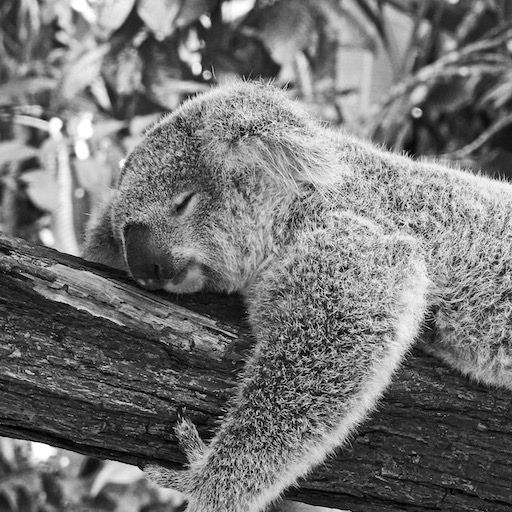
#> input picture Koala.jpg, 512 x 512 px
$ python NoisyImagePlot.py
#> lines starting #> are read from the running program, lines starting #| are printed output that depends on the picture
### WaveletTransform/TwoDWaveletTransformer.py
import pywt
import numpy as np
import math

def get2DWaveletCoefficients(signal, wavelet="haar", mode="smooth"):
    wavedec2 = pywt.wavedec2(signal, wavelet, mode=mode)
    hsm = wavedec2[0]
    wave_dec= wavedec2[1:]
    wave_dct = {}
    for idx_one, array_one in enumerate(wave_dec):
        [cH, cV, cD] = list(map(lambda x: x.flatten(), array_one))
        for idx_two, (this_cH, this_cV, this_cD) in enumerate(zip(cH, cV, cD)):
            wave_dct[(idx_one, idx_two)] = {"cH": this_cH, "cV": this_cV, "cD": this_cD}
    return hsm, wave_dct

# [31 lines left out: function inverse2DDWT, not called in this run]


# hsm ,wave_dct = get2DWaveletCoefficients(np.arange(8*8).reshape((8, 8)), "haar", "smooth")
# inverse_signal = inverse2DDWT((hsm, wave_dct), "haar", "smooth")
# print("inverse signal", inverse_signal)

### Tree/TwoDimBesovForest.py
from dataclasses import dataclass
import Tree.TwoDimBesovTree as tbt


class TwoDimBesovForest:
    """"One or multiple Two Dim Besov Trees"""
    def __init__(self, wavelet_coefficients, beta, max_level, start_level=0):
        self.wavelet_coefficients = wavelet_coefficients
        self.beta = beta
        self.max_level = max_level
        self.start_level = start_level

    def initializeForest(self):
        forest = {}
        for i in self.wavelet_coefficients:
            # all nodes in the first level are the root of a subtree
            if i[0] == 0:
                forest[i[1]] = {i: self.wavelet_coefficients[i]}
            # not first level
            else:
                # one of the trees in forest should contain the parent
                for j in forest:
                    if (i[0] - 1, i[1] // 4) in forest[j]:
                        forest[j][i] = self.wavelet_coefficients[i]
                        break
        return forest

    # This function causes all elements of the forest to be rooted at (0,0), thereby setting all
    # subnodes to the usual conventions wrt parent-children indexing
    def setRootTo0_0ForAllSubtrees(self, forest):
        forestCorrectedRoots = {}
        for el in forest:
            subTree = forest[el]
            newSubtree = {}
            for index in subTree:
                new_index = index[1] - 4 ** (index[0]) * el
                newSubtree[(index[0], new_index)] = subTree[index]
            forestCorrectedRoots[el] = newSubtree
        return forestCorrectedRoots

    # [10 lines left out: function unsetRootFrom0_0ForAllSubtrees, not called in this run]

    def runTwoDimBesovTreeAlgorithmPerTree(self,forest):
        new_coeffs = {}
        for el in forest:
            subTree = forest[el]
            subBesovTree = tbt.TwoDimBesovTree(subTree, self.beta, self.max_level, start_level=self.start_level)
            thisCoefficients = subBesovTree.getMinimizingPosteriorCoefficients()
            new_coeffs[el] = thisCoefficients
        return new_coeffs

    # [5 lines left out: function flattenDict, not called in this run]

    def getMinimizingPosteriorCoefficients(self):
        forest = self.initializeForest()
        indicesTransformedForest = self.setRootTo0_0ForAllSubtrees(forest)
        new_coeffs = self.runTwoDimBesovTreeAlgorithmPerTree(indicesTransformedForest)
        invertedIndicesForest = self.unsetRootFrom0_0ForAllSubtrees(new_coeffs)
        flattenedForest = self.flattenDict(invertedIndicesForest)
        return flattenedForest

### MakePlot/NoisyImagePlot.py
from PIL import Image
import numpy as np
import WaveletTransform.TwoDWaveletTransformer as wt2d
import Tree.TwoDimBesovForest as tbt
import matplotlib.pyplot as plt


def getNonZeroCoefficients(coeffDict):
    sum = 0
    for coeff in coeffDict.values():
        if coeff["cH"] > 0 or coeff["cV"] > 0 or coeff["cD"] > 0:
            sum += 1
    return sum

def calcMSE(img1, img2):
    return np.mean((img1 - img2) ** 2)

def imageToArray(path):
#> called with path = '../Koala.jpg'
    img = Image.open(path).convert("L")
    return np.asarray(img)/255

def arrayToImage(arr):
    return Image.fromarray(arr*255)

def findMSEBetaValue(beta, wt, hsm, y, wavelet, mode, saveImg=False, savePath=None):
    tree = tbt.TwoDimBesovForest(wt, beta, 6)
    new_coeffs = tree.getMinimizingPosteriorCoefficients()
    new_img = wt2d.inverse2DDWT((hsm, new_coeffs), wavelet, mode)
    mse = calcMSE(y, new_img)
    if saveImg:
        arrayToImage(new_img).convert("L").save(savePath)
    return mse

def analysis(beta_values, img_path, wavelet, mode):
    y = imageToArray(img_path)
    sd = 0.1
    y_noise = y + np.random.normal(0, sd, y.shape)
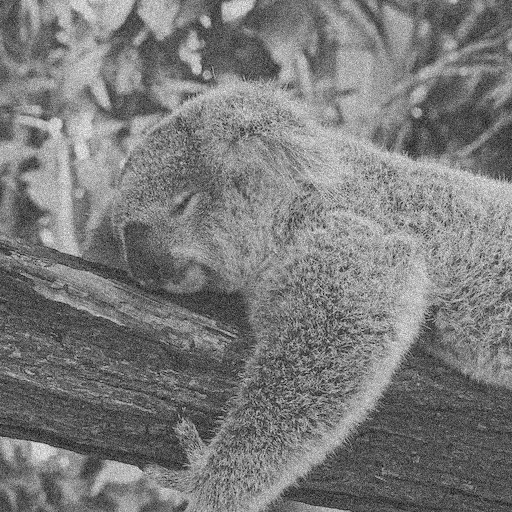
#> y_noise: shape (512, 512) float64; min -0.362, max 1.33, mean 0.455; drawn with min black and max white
    Image.fromarray(y_noise*255).convert("L").show("Noisy Image")
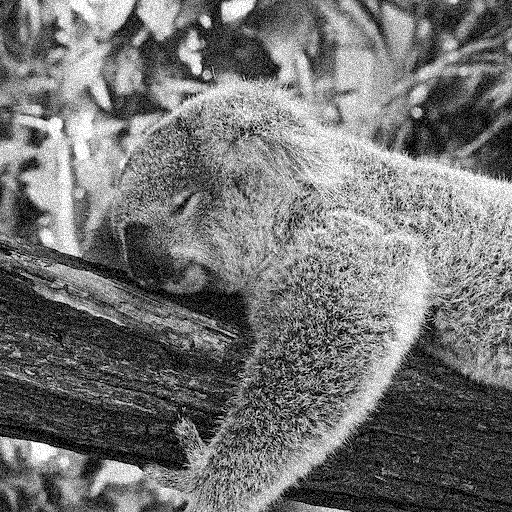
#> shown: PIL image 512x512 L; min 0, max 255, mean 115.6
    # Image.fromarray(y_noise*255).convert("L").save(f"../plots/NoisyKoala0.01/y_noise_{img_path.split('/')[-1]}")
    hsm, wt = wt2d.get2DWaveletCoefficients(y_noise, wavelet, mode)
#> in get2DWaveletCoefficients, `wavedec2 = pywt.wavedec2(signal, wavelet, mode=mode)`: wavedec2 = 8 items
#> in get2DWaveletCoefficients, `hsm = wavedec2[0]`: hsm = [[30.99, 53.03, 57.15, 42.64], [44.66, 76.46, 64.03, 80.7], [78.99, 62.98, 63.65, 87.2], [53.29, 34.69, 34.64, 65.8]]
#> in get2DWaveletCoefficients, `wave_dec= wavedec2[1:]`: wave_dec = 7 items
#> the loop in get2DWaveletCoefficients, `for idx_one, array_one in enumerate(wave_dec):` made 7 passes
#> after the loop in get2DWaveletCoefficients, `for idx_one, array_one in enumerate(wave_dec):`: wave_dct = 87376 items
#> wt = 87376 items
    mses = []
    for beta in beta_values:
        mse = findMSEBetaValue(beta, wt, hsm, y,wavelet, mode, saveImg=False, savePath=f"../plots/NoisyKoala{sd}/y_recon_beta_{wavelet}_{mode}_{beta}_{img_path.split('/')[-1]}")
        mses.append(mse)
#> after the loop, mses = []
    plt.plot(beta_values, mses)
    plt.title(f"MSE for different beta values on a noisy version of {img_path}")
    plt.xlabel("Beta")
    plt.ylabel("MSE")
    plt.show()

if __name__ == "__main__":
    analysis([0.1,0.2,0.3,0.4,0.45,0.475,0.49,0.495,0.51,0.55,0.60], "../Koala.jpg", "db2", "per")
#> (the call stopped at in runTwoDimBesovTreeAlgorithmPerTree, `subBesovTree = tbt.TwoDimBesovTree(subTree, self.beta, self.max_level,..`: Tree is not available in this run)

$ run again, with cloud_dalle.png saved as Koala.jpg
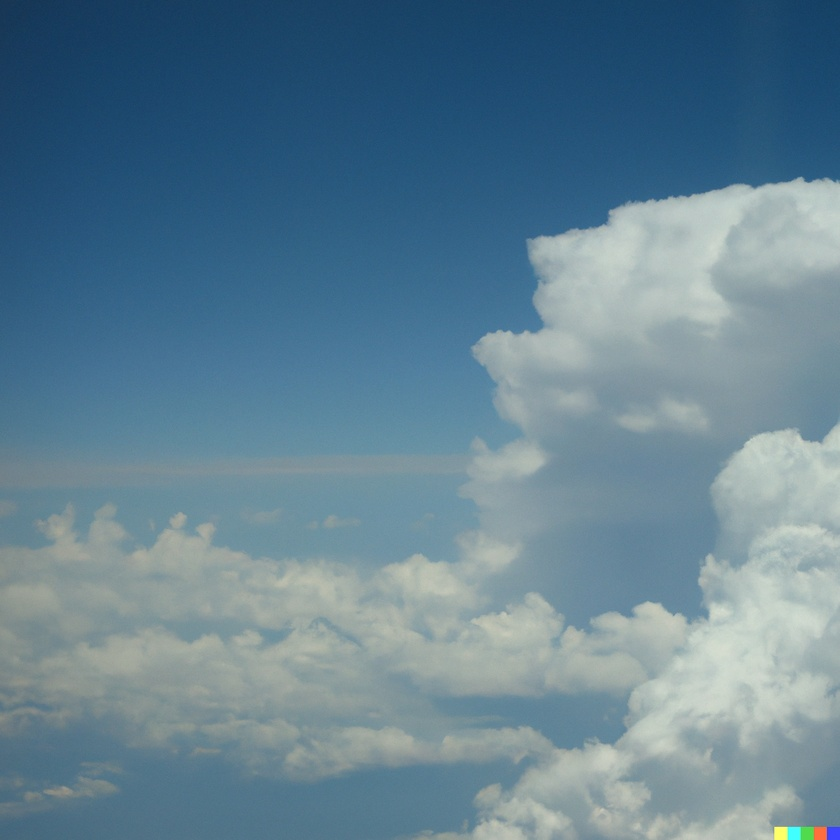
#> input picture cloud_dalle.png, 840 x 840 px, shrunk from 1024 x 1024 before the run
#> in imageToArray, `img = Image.open(path).convert("L")`:
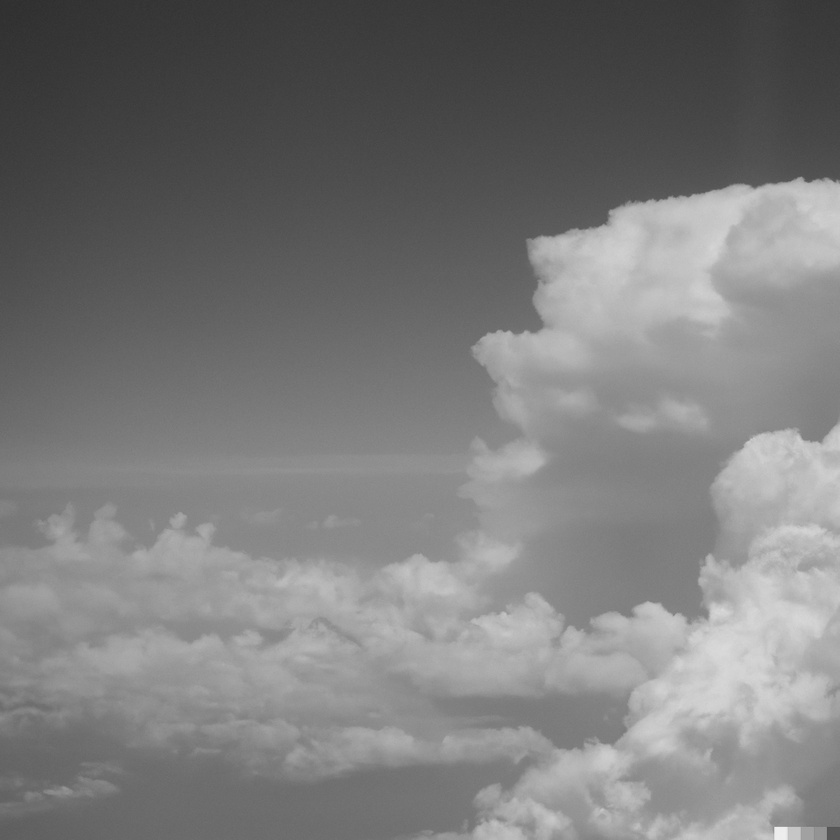
#> img: PIL image 840x840 L; min 46, max 241, mean 122.2
#> in analysis, `y_noise = y + np.random.normal(0, sd, y.shape)`:
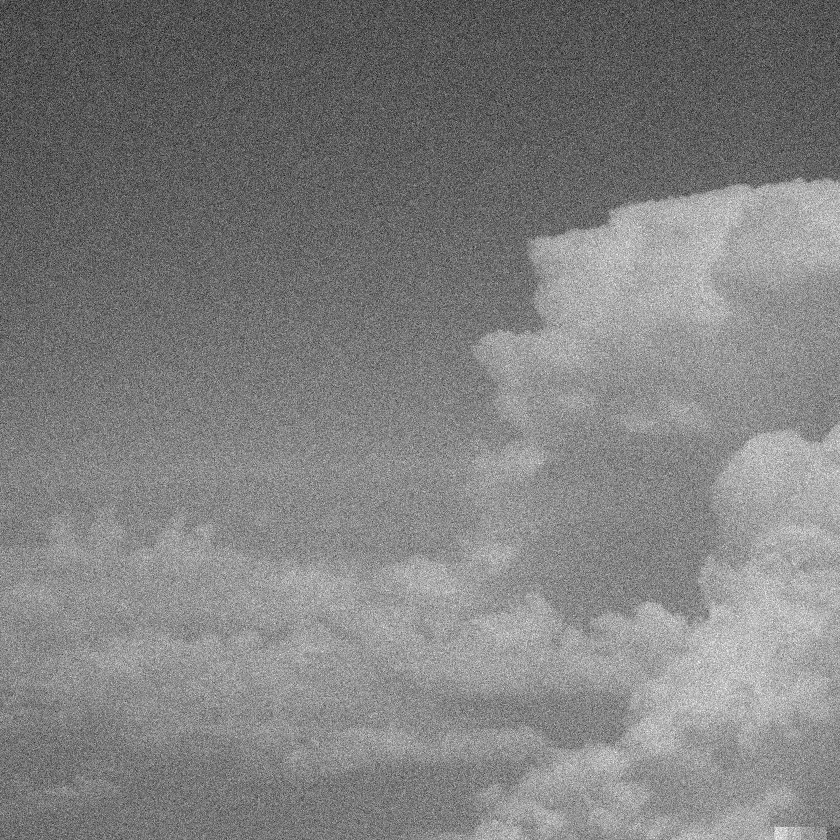
#> y_noise: shape (840, 840) float64; min -0.25, max 1.2, mean 0.479; drawn with min black and max white
#> wavedec2 = 9 items
#> in get2DWaveletCoefficients, `hsm = wavedec2[0]`: hsm = [[124.9, 105.2, 123.3, 149], [116.5, 70.92, 78.3, 124.6], [156.3, 123.7, 136, 154], [166.6, 143.7, 151.3, 175.2]]
#> wave_dec = 8 items
#> the loop in get2DWaveletCoefficients, `for idx_one, array_one in enumerate(wave_dec):` made 8 passes
#> after the loop in get2DWaveletCoefficients, `for idx_one, array_one in enumerate(wave_dec):`: wave_dct = 235324 items
#> after the loop in analysis, `for beta in beta_values:`: mses = []

$ run again, with reconImage.png saved as Koala.jpg
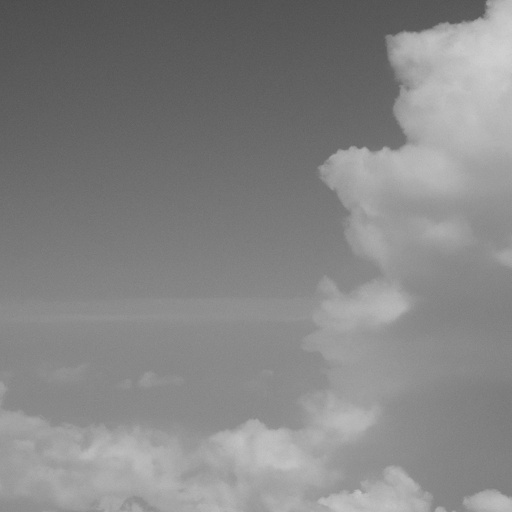
#> input picture reconImage.png, 512 x 512 px
#> in analysis, `y_noise = y + np.random.normal(0, sd, y.shape)`:
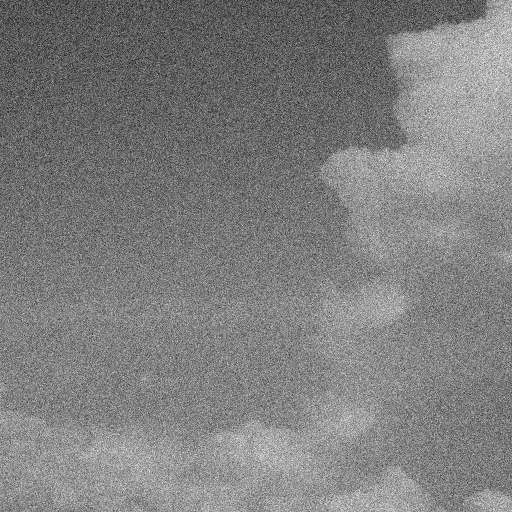
#> y_noise: shape (512, 512) float64; min -0.105, max 1.15, mean 0.522; drawn with min black and max white
#> wavedec2 = 8 items
#> in get2DWaveletCoefficients, `hsm = wavedec2[0]`: hsm = [[68.58, 73.11, 75.21, 75.14], [82.85, 46.72, 47.9, 52.38], [74.17, 59.02, 59.03, 71.79], [68.08, 68.91, 68.88, 76.7]]
#> wave_dec = 7 items
#> the loop in get2DWaveletCoefficients, `for idx_one, array_one in enumerate(wave_dec):` made 7 passes
#> after the loop in get2DWaveletCoefficients, `for idx_one, array_one in enumerate(wave_dec):`: wave_dct = 87376 items
#> after the loop in analysis, `for beta in beta_values:`: mses = []
